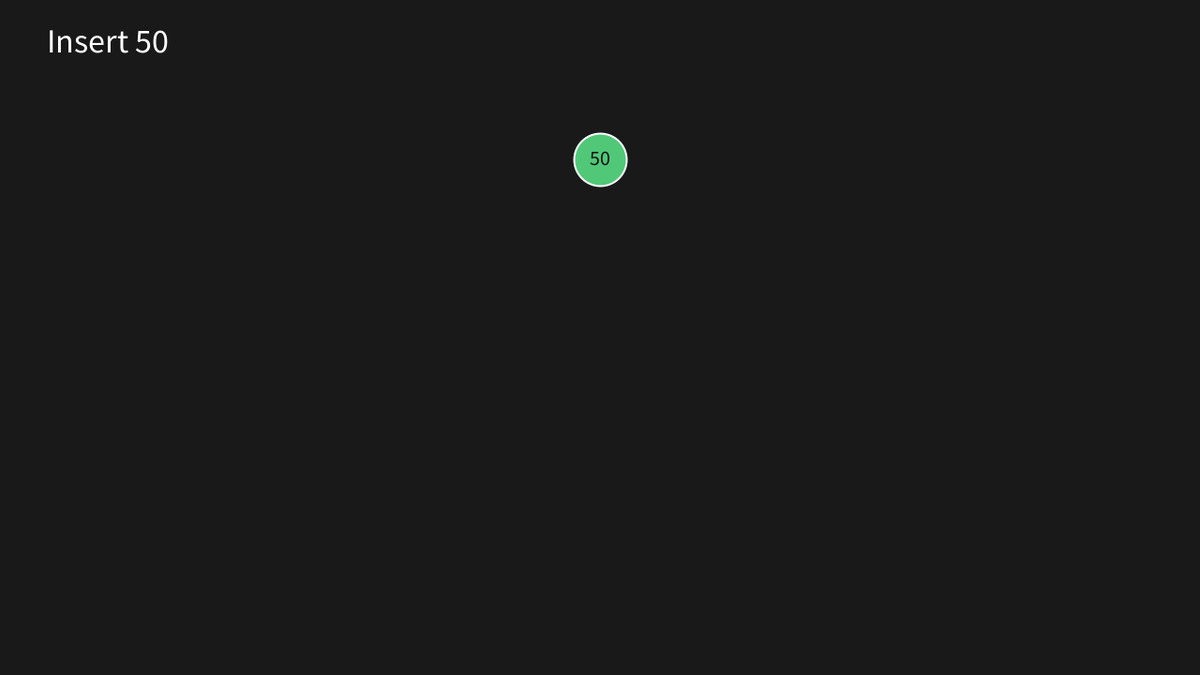
Frame 1 (no input)
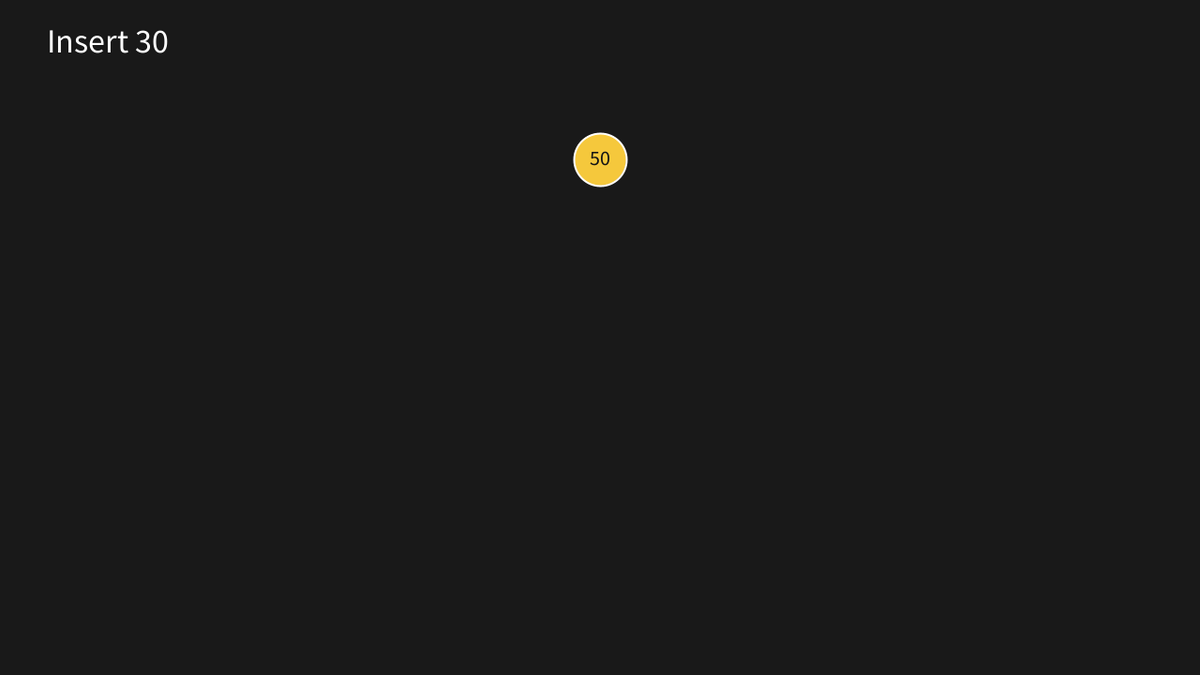
Frame 60 (the mouse pressed at the canvas centre just before this capture)
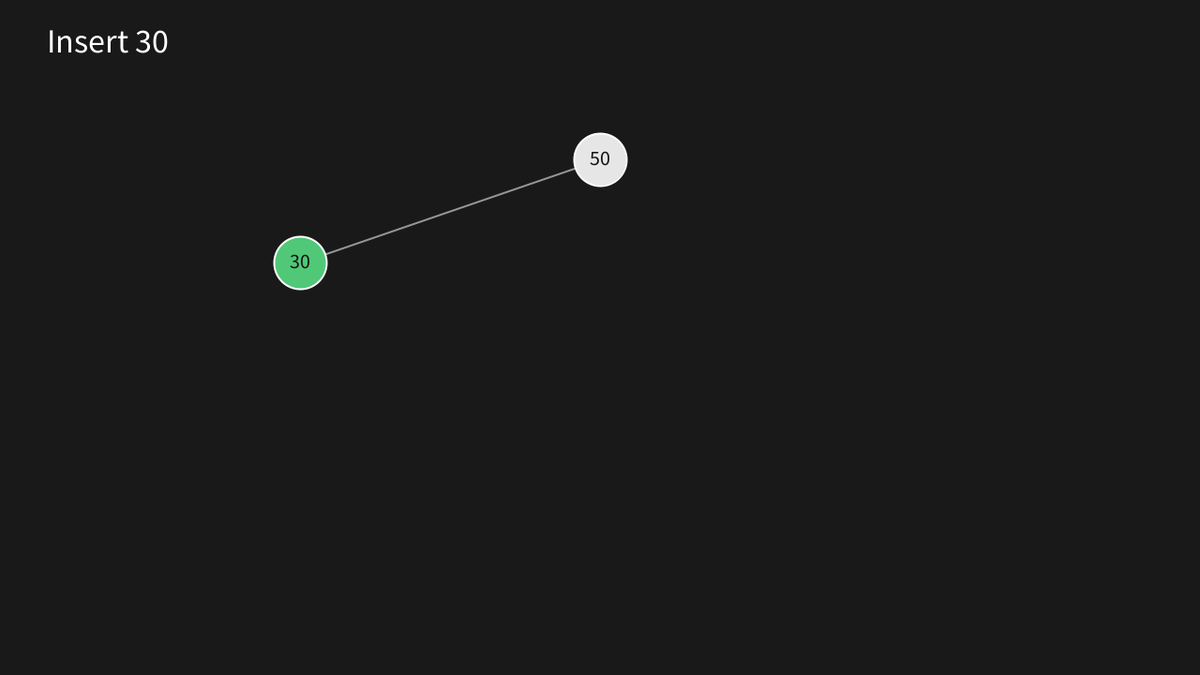
Frame 120 (the mouse held since frame 60 and released just before this capture)

The Processing sketch that drew these frames (run headless with seeded random() and noise(); from frame 60 on, the mouse is pressed at the canvas centre):

// Processing sketch: BSTAnimation
// ── BSTAnimation.pde
// 이진 검색 트리(BST) 애니메이션
// 실행하면 삽입 → 검색 → Inorder·Preorder·Postorder 순회 → 삭제를 차례로 보여 준다.
// 노란색: 지나가는 노드, 초록색: 새 노드·찾은 노드·방문한 노드, 빨간색: 삭제할 노드, 주황색: 대신 올라오는 노드

int[] INSERT_KEYS = {50, 30, 70, 20, 40, 60, 80, 35, 45, 65};
int DELAY = 40;    // 한 단계를 보여 주는 프레임 수

final int C_VISIT = 1, C_GREEN = 2, C_DELETE = 3, C_UP = 4;

class Node {
  int key;
  Node left, right;

  Node(int k) {
    key = k;
  }

  Node copy() {
    Node c = new Node(key);
    if (left != null) c.left = left.copy();
    if (right != null) c.right = right.copy();
    return c;
  }
}

// 화면 한 장면: 트리 사본, 노드 색, 위쪽 문구, 아래쪽 순회 결과
class Step {
  Node tree;
  HashMap<Integer, Integer> colors;
  String label, output;
}

Node root = null;
ArrayList<Step> steps = new ArrayList<Step>();
HashMap<Integer, Integer> colors = new HashMap<Integer, Integer>();
String label = "", output = "";
int current = 0;

void setup() {
  size(1280, 720);
  for (int k : INSERT_KEYS) insert(k);
  search(45);
  search(55);
  traverse("Inorder", 0);
  traverse("Preorder", 1);
  traverse("Postorder", 2);
  delete(20);   // 리프 노드
  delete(60);   // 자식이 하나인 노드
  delete(50);   // 자식이 둘인 노드 (루트)
}

void draw() {
  background(25);
  Step s = steps.get(current);
  if (s.tree != null) drawNode(s.tree, width / 2, 170, width / 4, s.colors);

  fill(255);
  textAlign(LEFT, TOP);
  textSize(36);
  text(s.label, 50, 30);
  textSize(30);
  text(s.output, 50, height - 80);

  if (frameCount % DELAY == 0 && current < steps.size() - 1) current++;
}

// 왼쪽 자식은 왼쪽 절반, 오른쪽 자식은 오른쪽 절반에 그린다
void drawNode(Node t, float x, float y, float dx, HashMap<Integer, Integer> c) {
  strokeWeight(2);
  if (t.left != null) {
    stroke(150);
    line(x, y, x - dx, y + 110);
    drawNode(t.left, x - dx, y + 110, dx / 2, c);
  }
  if (t.right != null) {
    stroke(150);
    line(x, y, x + dx, y + 110);
    drawNode(t.right, x + dx, y + 110, dx / 2, c);
  }
  int code = c.containsKey(t.key) ? c.get(t.key) : 0;
  if (code == C_VISIT) fill(245, 200, 60);
  else if (code == C_GREEN) fill(80, 200, 120);
  else if (code == C_DELETE) fill(235, 80, 70);
  else if (code == C_UP) fill(240, 140, 60);
  else fill(230);
  stroke(255);
  ellipse(x, y, 56, 56);
  fill(20);
  textAlign(CENTER, CENTER);
  textSize(22);
  text(t.key, x, y - 2);
}

void snap() {
  Step s = new Step();
  s.tree = root == null ? null : root.copy();
  s.colors = new HashMap<Integer, Integer>(colors);
  s.label = label;
  s.output = output;
  steps.add(s);
}

// 루트부터 작으면 왼쪽, 크면 오른쪽으로 내려가 빈자리에 넣는다
void insert(int x) {
  label = "Insert " + x;
  output = "";
  colors.clear();
  if (root == null) {
    root = new Node(x);
  } else {
    Node t = root;
    while (true) {
      colors.clear();
      colors.put(t.key, C_VISIT);
      snap();
      if (x == t.key) return;
      if (x < t.key) {
        if (t.left == null) { t.left = new Node(x); break; }
        t = t.left;
      } else {
        if (t.right == null) { t.right = new Node(x); break; }
        t = t.right;
      }
    }
  }
  colors.clear();
  colors.put(x, C_GREEN);
  snap();
  colors.clear();
}

void search(int x) {
  label = "Search " + x;
  output = "";
  Node t = root;
  while (t != null) {
    colors.clear();
    if (t.key == x) {
      label = "Search " + x + " : found";
      colors.put(t.key, C_GREEN);
      snap();
      colors.clear();
      return;
    }
    colors.put(t.key, C_VISIT);
    snap();
    t = x < t.key ? t.left : t.right;
  }
  colors.clear();
  label = "Search " + x + " : not found";
  snap();
}

// kind 0: Inorder, 1: Preorder, 2: Postorder
void traverse(String name, int kind) {
  label = name;
  output = "";
  colors.clear();
  walk(root, kind);
  snap();
  colors.clear();
}

void walk(Node t, int kind) {
  if (t == null) return;
  if (kind == 1) visit(t);
  walk(t.left, kind);
  if (kind == 0) visit(t);
  walk(t.right, kind);
  if (kind == 2) visit(t);
}

void visit(Node t) {
  output += t.key + "   ";
  colors.put(t.key, C_VISIT);
  snap();
  colors.put(t.key, C_GREEN);
}

// 자식이 없거나 하나면 자식이 그 자리를 대신하고,
// 자식이 둘이면 오른쪽 서브트리의 최솟값(직후원소)을 그 자리로 올린다
void delete(int x) {
  label = "Delete " + x;
  output = "";
  Node parent = null, t = root;
  while (t != null && t.key != x) {
    colors.clear();
    colors.put(t.key, C_VISIT);
    snap();
    parent = t;
    t = x < t.key ? t.left : t.right;
  }
  if (t == null) return;
  colors.clear();
  colors.put(x, C_DELETE);
  snap();

  if (t.left != null && t.right != null) {
    Node sp = t, s = t.right;
    while (s.left != null) {
      sp = s;
      s = s.left;
    }
    colors.put(s.key, C_UP);
    snap();
    t.key = s.key;
    if (sp == t) sp.right = s.right;
    else sp.left = s.right;
    colors.clear();
    colors.put(t.key, C_UP);
  } else {
    Node child = t.left != null ? t.left : t.right;
    if (parent == null) root = child;
    else if (parent.left == t) parent.left = child;
    else parent.right = child;
    colors.clear();
    if (child != null) colors.put(child.key, C_UP);
  }
  snap();
  colors.clear();
}
